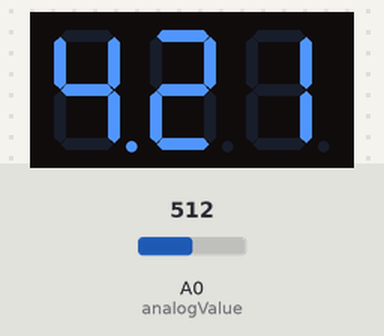
Bench run of a sketch on a simulated Arduino Uno, built with avr-gcc and run on an emulated ATmega328P. Parts: 3-digit seven-segment display. Wiring (inferred from the names in the program): 3-digit 7-segment display, segments lit when LOW: segments pin 11, pin 2, pin 3, pin 4, pin 5, pin 6, pin 7, pin 12; digit selects pin 8, pin 9, pin 10. Inputs (shaded band) come from the test bench; at power-on: A0 (analogValue) = 512. The segment pins are drawn as the display they are named for.

Above: at 1.2 s.
1.3 s: A0 (analogValue) set to 716
At 2.1 s:
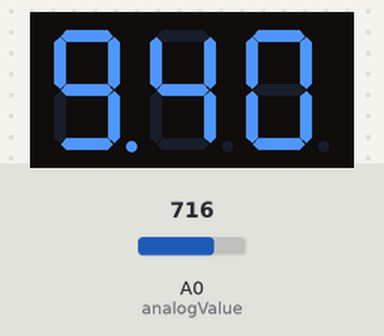
2.8 s: A0 (analogValue) set to 860
At 3.2 s:
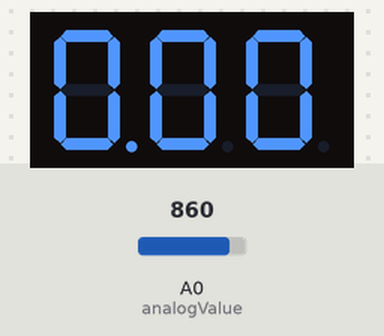
4.3 s: A0 (analogValue) set to 840
Timing chart, 0 to 7.3 s (numbered marks = the images above; inputs shaded):
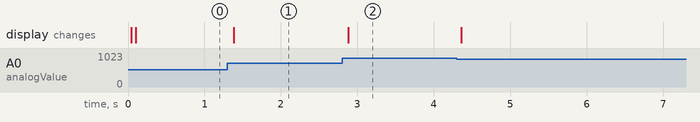

The sketch:

LED.ino
```cpp
int DIGIT1 = 8;
int DIGIT2 = 9;
int DIGIT3 = 10;
int DP = 12;
int A = 11;
int B = 2;
int C = 3;
int D = 4;
int E = 5;
int F = 6;
int G = 7;
int Zahl = 000;
int Zahl1 = 0;
int Zahl2 = 0;
int Zahl3 = 0;
int analogValue = 0;
int sensorValue = 0;
int a = 1;
int i = 0;
int minwert = 150;
int maxwert = 850;


void setup() {
  // put your setup code here, to run once:
pinMode(DIGIT1, OUTPUT);
pinMode(DIGIT2, OUTPUT);
pinMode(DIGIT3, OUTPUT);
pinMode(DP, OUTPUT);
pinMode(A, OUTPUT);
pinMode(B, OUTPUT);
pinMode(C, OUTPUT);
pinMode(D, OUTPUT);
pinMode(E, OUTPUT);
pinMode(F, OUTPUT);
pinMode(G, OUTPUT);
//Serial.begin(9600);


}

void loop() {
  // put your main code here, to run repeatedly:
i++;
if(i > 15)
{
sensorValue = analogRead(analogValue);
i = 0;
if (sensorValue > maxwert) {
  maxwert = sensorValue;
  }
if (sensorValue < minwert) {
  minwert = sensorValue;
}
}

Zahl = map(sensorValue, minwert, maxwert, 255, 0    );
//Serial.println(Zahl);
Zahl3 = Zahl/100;
Zahl2 = Zahl%100/10;
Zahl1 = Zahl%10;
digitalWrite (DP, HIGH);


digitalWrite(DIGIT1, HIGH);
switch (Zahl1) {
case 0:
  digitalWrite(A, LOW);
  digitalWrite(B, LOW);
  digitalWrite(C, LOW);
  digitalWrite(D, LOW);
  digitalWrite(E, LOW);
  digitalWrite(F, LOW);
  digitalWrite(G, HIGH);
  digitalWrite (DP, LOW);

  break;
case 1:
  digitalWrite(A, HIGH);
  digitalWrite(B, LOW);
  digitalWrite(C, LOW);
  digitalWrite(D, HIGH);
  digitalWrite(E, HIGH);
  digitalWrite(F, HIGH);
  digitalWrite(G, HIGH);
  digitalWrite (DP, LOW);

  break;
case 2:
  digitalWrite(A, LOW);
  digitalWrite(B, LOW);
  digitalWrite(C, HIGH);
  digitalWrite(D, LOW);
  digitalWrite(E, LOW);
  digitalWrite(F, HIGH);
  digitalWrite(G, LOW);
  digitalWrite (DP, LOW);

  break;
case 3:
  digitalWrite(A, LOW);
  digitalWrite(B, LOW);
  digitalWrite(C, LOW);
  digitalWrite(D, LOW);
  digitalWrite(E, HIGH);
  digitalWrite(F, HIGH);
  digitalWrite(G, LOW);
  digitalWrite (DP, LOW);

  break;
case 4:
  digitalWrite(A, HIGH);
  digitalWrite(B, LOW);
  digitalWrite(C, LOW);
  digitalWrite(D, HIGH);
  digitalWrite(E, HIGH);
  digitalWrite(F, LOW);
  digitalWrite(G, LOW);
  digitalWrite (DP, LOW);

  break;
case 5:
  digitalWrite(A, LOW);
  digitalWrite(B, HIGH);
  digitalWrite(C, LOW);
  digitalWrite(D, LOW);
  digitalWrite(E, HIGH);
  digitalWrite(F, LOW);
  digitalWrite(G, LOW);
  digitalWrite (DP, LOW);

  break;
case 6:
  digitalWrite(A, LOW);
  digitalWrite(B, HIGH);
  digitalWrite(C, LOW);
  digitalWrite(D, LOW);
  digitalWrite(E, LOW);
  digitalWrite(F, LOW);
  digitalWrite(G, LOW);
  digitalWrite (DP, LOW);

  break;
case 7:
  digitalWrite(A, LOW);
  digitalWrite(B, LOW);
  digitalWrite(C, LOW);
  digitalWrite(D, HIGH);
  digitalWrite(E, HIGH);
  digitalWrite(F, HIGH);
  digitalWrite(G, HIGH);
  digitalWrite (DP, LOW);

  break;
case 8:
  digitalWrite(A, LOW);
  digitalWrite(B, LOW);
  digitalWrite(C, LOW);
  digitalWrite(D, LOW);
  digitalWrite(E, LOW);
  digitalWrite(F, LOW);
  digitalWrite(G, LOW);
  digitalWrite (DP, LOW);

  break;
case 9:
  digitalWrite(A, LOW);
  digitalWrite(B, LOW);
  digitalWrite(C, LOW);
  digitalWrite(D, LOW);
  digitalWrite(E, HIGH);
  digitalWrite(F, LOW);
  digitalWrite(G, LOW);
  digitalWrite (DP, LOW);
  break;
default :
  digitalWrite(A, HIGH);
  digitalWrite(B, HIGH);
  digitalWrite(C, HIGH);
  digitalWrite(D, HIGH);
  digitalWrite(E, HIGH);
  digitalWrite(F, HIGH);
  digitalWrite(G, HIGH);
  digitalWrite (DP, HIGH);
  break;
}
  delay (a);
  digitalWrite(A, HIGH);
  digitalWrite(B, HIGH);
  digitalWrite(C, HIGH);
  digitalWrite(D, HIGH);
  digitalWrite(E, HIGH);
  digitalWrite(F, HIGH);
  digitalWrite(G, HIGH);
  digitalWrite(DP, HIGH);
  digitalWrite(DIGIT1, LOW);
  digitalWrite(DIGIT2, HIGH);

switch (Zahl2) {
case 0:
  digitalWrite(A, LOW);
  digitalWrite(B, LOW);
  digitalWrite(C, LOW);
  digitalWrite(D, LOW);
  digitalWrite(E, LOW);
  digitalWrite(F, LOW);
  digitalWrite(G, HIGH);
  digitalWrite (DP, HIGH);
  break;
case 1:
  digitalWrite(A, HIGH);
  digitalWrite(B, LOW);
  digitalWrite(C, LOW);
  digitalWrite(D, HIGH);
  digitalWrite(E, HIGH);
  digitalWrite(F, HIGH);
  digitalWrite(G, HIGH);
  digitalWrite (DP, HIGH);

  break;
case 2:
  digitalWrite(A, LOW);
  digitalWrite(B, LOW);
  digitalWrite(C, HIGH);
  digitalWrite(D, LOW);
  digitalWrite(E, LOW);
  digitalWrite(F, HIGH);
  digitalWrite(G, LOW);
  digitalWrite (DP, HIGH);

  break;
case 3:
  digitalWrite(A, LOW);
  digitalWrite(B, LOW);
  digitalWrite(C, LOW);
  digitalWrite(D, LOW);
  digitalWrite(E, HIGH);
  digitalWrite(F, HIGH);
  digitalWrite(G, LOW);
  digitalWrite (DP, HIGH);

  break;
case 4:
  digitalWrite(A, HIGH);
  digitalWrite(B, LOW);
  digitalWrite(C, LOW);
  digitalWrite(D, HIGH);
  digitalWrite(E, HIGH);
  digitalWrite(F, LOW);
  digitalWrite(G, LOW);
  digitalWrite (DP, HIGH);

  break;
case 5:
  digitalWrite(A, LOW);
  digitalWrite(B, HIGH);
  digitalWrite(C, LOW);
  digitalWrite(D, LOW);
  digitalWrite(E, HIGH);
  digitalWrite(F, LOW);
  digitalWrite(G, LOW);
  digitalWrite (DP, HIGH);

  break;
case 6:
  digitalWrite(A, LOW);
  digitalWrite(B, HIGH);
  digitalWrite(C, LOW);
  digitalWrite(D, LOW);
  digitalWrite(E, LOW);
  digitalWrite(F, LOW);
  digitalWrite(G, LOW);
  digitalWrite (DP, HIGH);

  break;
case 7:
  digitalWrite(A, LOW);
  digitalWrite(B, LOW);
  digitalWrite(C, LOW);
  digitalWrite(D, HIGH);
  digitalWrite(E, HIGH);
  digitalWrite(F, HIGH);
  digitalWrite(G, HIGH);
  digitalWrite (DP, HIGH);

  break;
case 8:
  digitalWrite(A, LOW);
  digitalWrite(B, LOW);
  digitalWrite(C, LOW);
  digitalWrite(D, LOW);
  digitalWrite(E, LOW);
  digitalWrite(F, LOW);
  digitalWrite(G, LOW);
  digitalWrite (DP, HIGH);

  break;
case 9:
  digitalWrite(A, LOW);
  digitalWrite(B, LOW);
  digitalWrite(C, LOW);
  digitalWrite(D, LOW);
  digitalWrite(E, HIGH);
  digitalWrite(F, LOW);
  digitalWrite(G, LOW);
  digitalWrite (DP, HIGH);

  break;
default :
  digitalWrite(A, HIGH);
  digitalWrite(B, HIGH);
  digitalWrite(C, HIGH);
  digitalWrite(D, HIGH);
  digitalWrite(E, HIGH);
  digitalWrite(F, HIGH);
  digitalWrite(G, HIGH);
  digitalWrite (DP, HIGH);

  break;
}
  delay (a);
  digitalWrite(A, HIGH);
  digitalWrite(B, HIGH);
  digitalWrite(C, HIGH);
  digitalWrite(D, HIGH);
  digitalWrite(E, HIGH);
  digitalWrite(F, HIGH);
  digitalWrite(G, HIGH);
  digitalWrite(DP, HIGH);
  digitalWrite(DIGIT2, LOW);
  digitalWrite(DIGIT3, HIGH);

  switch (Zahl3) {
case 0:
  digitalWrite(A, LOW);
  digitalWrite(B, LOW);
  digitalWrite(C, LOW);
  digitalWrite(D, LOW);
  digitalWrite(E, LOW);
  digitalWrite(F, LOW);
  digitalWrite(G, HIGH);

  break;
case 1:
  digitalWrite(A, HIGH);
  digitalWrite(B, LOW);
  digitalWrite(C, LOW);
  digitalWrite(D, HIGH);
  digitalWrite(E, HIGH);
  digitalWrite(F, HIGH);
  digitalWrite(G, HIGH);

  break;
case 2:
  digitalWrite(A, LOW);
  digitalWrite(B, LOW);
  digitalWrite(C, HIGH);
  digitalWrite(D, LOW);
  digitalWrite(E, LOW);
  digitalWrite(F, HIGH);
  digitalWrite(G, LOW);

  break;
case 3:
  digitalWrite(A, LOW);
  digitalWrite(B, LOW);
  digitalWrite(C, LOW);
  digitalWrite(D, LOW);
  digitalWrite(E, HIGH);
  digitalWrite(F, HIGH);
  digitalWrite(G, LOW);

  break;
case 4:
  digitalWrite(A, HIGH);
  digitalWrite(B, LOW);
  digitalWrite(C, LOW);
  digitalWrite(D, HIGH);
  digitalWrite(E, HIGH);
  digitalWrite(F, LOW);
  digitalWrite(G, LOW);

  break;
case 5:
  digitalWrite(A, LOW);
  digitalWrite(B, HIGH);
  digitalWrite(C, LOW);
  digitalWrite(D, LOW);
  digitalWrite(E, HIGH);
  digitalWrite(F, LOW);
  digitalWrite(G, LOW);

  break;
case 6:
  digitalWrite(A, LOW);
  digitalWrite(B, HIGH);
  digitalWrite(C, LOW);
  digitalWrite(D, LOW);
  digitalWrite(E, LOW);
  digitalWrite(F, LOW);
  digitalWrite(G, LOW);

  break;
case 7:
  digitalWrite(A, LOW);
  digitalWrite(B, LOW);
  digitalWrite(C, LOW);
  digitalWrite(D, HIGH);
  digitalWrite(E, HIGH);
  digitalWrite(F, HIGH);
  digitalWrite(G, HIGH);

  break;
case 8:
  digitalWrite(A, LOW);
  digitalWrite(B, LOW);
  digitalWrite(C, LOW);
  digitalWrite(D, LOW);
  digitalWrite(E, LOW);
  digitalWrite(F, LOW);
  digitalWrite(G, LOW);

  break;
case 9:
  digitalWrite(A, LOW);
  digitalWrite(B, LOW);
  digitalWrite(C, LOW);
  digitalWrite(D, LOW);
  digitalWrite(E, HIGH);
  digitalWrite(F, LOW);
  digitalWrite(G, LOW);

  break;
default :
  digitalWrite(A, HIGH);
  digitalWrite(B, HIGH);
  digitalWrite(C, HIGH);
  digitalWrite(D, HIGH);
  digitalWrite(E, HIGH);
  digitalWrite(F, HIGH);
  digitalWrite(G, HIGH);

  break;
}
  delay (a);
  digitalWrite(A, HIGH);
  digitalWrite(a, HIGH);
  digitalWrite(C, HIGH);
  digitalWrite(D, HIGH);
  digitalWrite(E, HIGH);
  digitalWrite(F, HIGH);
  digitalWrite(G, HIGH);
  digitalWrite(DP, HIGH);
  digitalWrite(DIGIT3, LOW);


}
```

Measured:
- after the input at 1.3 s, the display: changes after 0.08 s (image 1)
- after the input at 2.8 s, the display: changes after 0.08 s (image 2)
